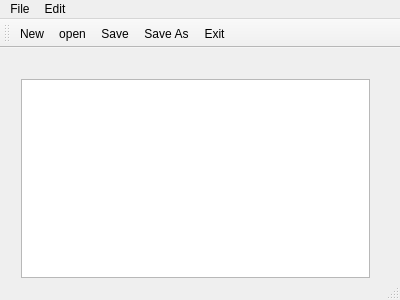
<?xml version="1.0" encoding="UTF-8"?>
<ui version="4.0">
 <class>MainWindow</class>
 <widget class="QMainWindow" name="MainWindow">
  <property name="geometry">
   <rect>
    <x>0</x>
    <y>0</y>
    <width>400</width>
    <height>300</height>
   </rect>
  </property>
  <property name="windowTitle">
   <string>MainWindow</string>
  </property>
  <widget class="QWidget" name="centralWidget">
   <widget class="QWidget" name="verticalLayoutWidget">
    <property name="geometry">
     <rect>
      <x>10</x>
      <y>20</y>
      <width>371</width>
      <height>221</height>
     </rect>
    </property>
    <layout class="QVBoxLayout" name="verticalLayout">
     <item>
      <widget class="QTextEdit" name="textEdit"/>
     </item>
    </layout>
   </widget>
  </widget>
  <widget class="QMenuBar" name="menuBar">
   <property name="geometry">
    <rect>
     <x>0</x>
     <y>0</y>
     <width>400</width>
     <height>21</height>
    </rect>
   </property>
   <widget class="QMenu" name="menuFile">
    <property name="title">
     <string>File</string>
    </property>
    <addaction name="actionNew"/>
    <addaction name="actionopen"/>
    <addaction name="actionSave"/>
    <addaction name="actionSave_As"/>
    <addaction name="actionPrint"/>
    <addaction name="actionExit"/>
   </widget>
   <widget class="QMenu" name="menuEdit">
    <property name="title">
     <string>Edit</string>
    </property>
    <addaction name="actioncopy"/>
    <addaction name="actionPaste"/>
    <addaction name="actioncut"/>
    <addaction name="actionundo"/>
    <addaction name="actionredo"/>
   </widget>
   <addaction name="menuFile"/>
   <addaction name="menuEdit"/>
  </widget>
  <widget class="QToolBar" name="mainToolBar">
   <attribute name="toolBarArea">
    <enum>TopToolBarArea</enum>
   </attribute>
   <attribute name="toolBarBreak">
    <bool>false</bool>
   </attribute>
   <addaction name="actionNew"/>
   <addaction name="actionopen"/>
   <addaction name="actionSave"/>
   <addaction name="actionSave_As"/>
   <addaction name="actionExit"/>
  </widget>
  <widget class="QStatusBar" name="statusBar"/>
  <action name="actionSave">
   <property name="icon">
    <iconset resource="resources.qrc">
     <normaloff>:/images/Save.bmp</normaloff>:/images/Save.bmp</iconset>
   </property>
   <property name="text">
    <string>Save</string>
   </property>
  </action>
  <action name="actionSave_As">
   <property name="icon">
    <iconset resource="resources.qrc">
     <normaloff>:/images/Save.bmp</normaloff>:/images/Save.bmp</iconset>
   </property>
   <property name="text">
    <string>Save As</string>
   </property>
  </action>
  <action name="actionopen">
   <property name="icon">
    <iconset resource="resources.qrc">
     <normaloff>:/images/Open.bmp</normaloff>:/images/Open.bmp</iconset>
   </property>
   <property name="text">
    <string>open</string>
   </property>
  </action>
  <action name="actionNew">
   <property name="icon">
    <iconset resource="resources.qrc">
     <normaloff>:/images/New.bmp</normaloff>:/images/New.bmp</iconset>
   </property>
   <property name="text">
    <string>New</string>
   </property>
  </action>
  <action name="actionPrint">
   <property name="text">
    <string>Print </string>
   </property>
  </action>
  <action name="actionExit">
   <property name="icon">
    <iconset>
     <normalon>:/images/DeleteSticky.bmp</normalon>
    </iconset>
   </property>
   <property name="text">
    <string>Exit</string>
   </property>
  </action>
  <action name="actioncopy">
   <property name="icon">
    <iconset resource="resources.qrc">
     <normaloff>:/images/Copy.bmp</normaloff>:/images/Copy.bmp</iconset>
   </property>
   <property name="text">
    <string>copy</string>
   </property>
  </action>
  <action name="actionPaste">
   <property name="icon">
    <iconset resource="resources.qrc">
     <normaloff>:/images/Paste.bmp</normaloff>:/images/Paste.bmp</iconset>
   </property>
   <property name="text">
    <string>Paste</string>
   </property>
  </action>
  <action name="actionundo">
   <property name="text">
    <string>undo</string>
   </property>
  </action>
  <action name="actionredo">
   <property name="text">
    <string>redo</string>
   </property>
  </action>
  <action name="actioncut">
   <property name="text">
    <string>cut</string>
   </property>
  </action>
 </widget>
 <layoutdefault spacing="6" margin="11"/>
 <resources>
  <include location="resources.qrc"/>
 </resources>
 <connections/>
</ui>
